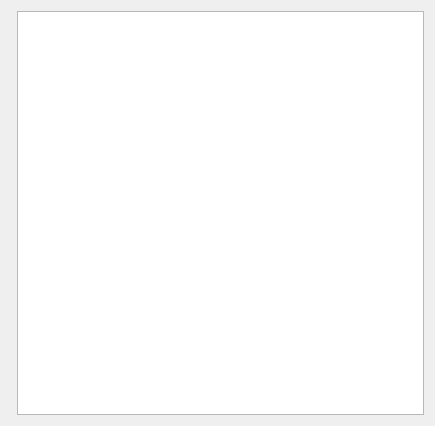
<?xml version="1.0" encoding="UTF-8"?>
<ui version="4.0">
 <class>DialogPatches</class>
 <widget class="QDialog" name="DialogPatches">
  <property name="geometry">
   <rect>
    <x>0</x>
    <y>0</y>
    <width>435</width>
    <height>426</height>
   </rect>
  </property>
  <property name="windowTitle">
   <string>Dialog</string>
  </property>
  <layout class="QFormLayout" name="formLayout_2">
   <item row="0" column="1">
    <widget class="QListWidget" name="listWidget">
     <property name="sizePolicy">
      <sizepolicy hsizetype="Expanding" vsizetype="Expanding">
       <horstretch>1</horstretch>
       <verstretch>1</verstretch>
      </sizepolicy>
     </property>
     <property name="autoFillBackground">
      <bool>false</bool>
     </property>
    </widget>
   </item>
  </layout>
 </widget>
 <resources/>
 <connections/>
</ui>
